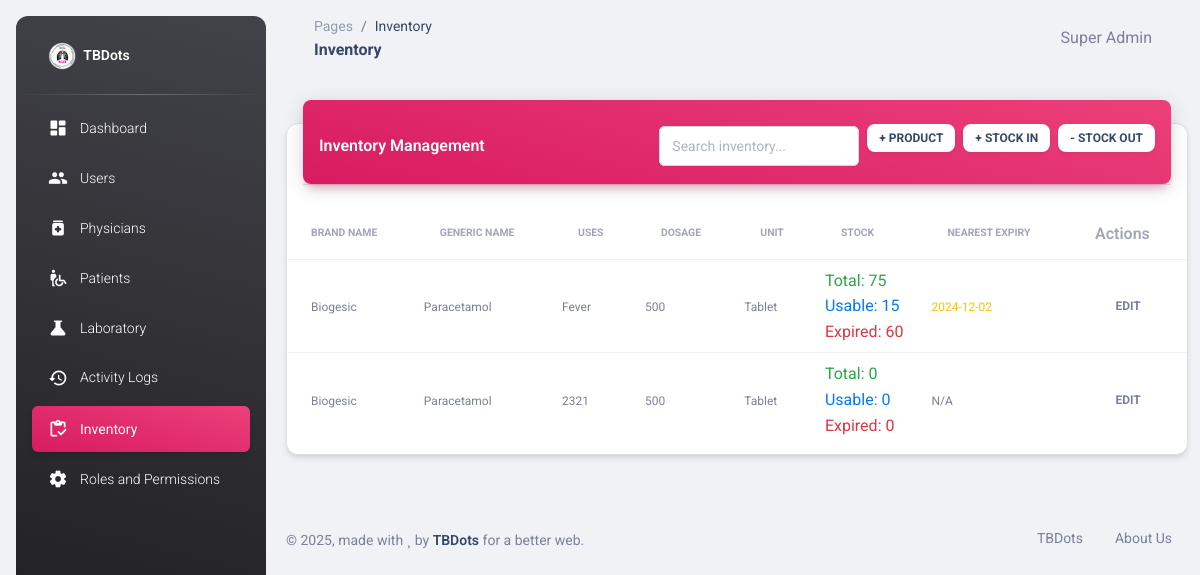
Page /inventory.php (signed in) on the committed database.
### tables this page shows
CREATE TABLE IF NOT EXISTS `products` (
  `id` int NOT NULL AUTO_INCREMENT,
  `brand_name` varchar(255) NOT NULL,
  `generic_name` varchar(255) NOT NULL,
  `uses` text,
  `dosage` varchar(255) DEFAULT NULL,
  `unit_of_measure` varchar(50) NOT NULL,
  `created_at` timestamp NULL DEFAULT CURRENT_TIMESTAMP,
  PRIMARY KEY (`id`)
);

### inventory.php (the view, shortened to what this page needs)
<?php
require_once "connection/db.php";
include_once('head.php');
$sql = "SELECT p.*,
        COALESCE(SUM(i.quantity), 0) as total_stock,
        MIN(i.expiration_date) as nearest_expiry,
        GROUP_CONCAT(
            CONCAT(i.batch_number, ':', i.quantity, ':', i.expiration_date)
            ORDER BY i.expiration_date ASC
            SEPARATOR '|'
        ) as batch_details
        FROM products p
        LEFT JOIN inventory i ON p.id = i.product_id
        GROUP BY p.id";
$products = $conn->query($sql);
?>
<body class="g-sidenav-show bg-gray-200">
    <?php include_once('sidebar.php'); ?>
    <main class="main-content position-relative max-height-vh-100 h-100 border-radius-lg">
        <?php include_once('navbar.php'); ?>
        <div class="container-fluid py-4">
            <div class="row">
                <div class="col-12">
                    <div class="card my-4">
                        <div class="card-header p-0 position-relative mt-n4 mx-3 z-index-2">
                            <div class="bg-gradient-primary shadow-primary border-radius-lg pt-4 pb-3">
                                <div class="d-flex justify-content-between align-items-center px-3">
                                    <h6 class="text-white text-capitalize mb-0">Inventory Management</h6>
                                    <div class="d-flex align-items-center gap-2">
                                        <div class="input-group input-group-outline bg-white rounded">
                                            <input type="text" id="searchInventory" class="form-control" placeholder="Search inventory...">
                                        </div>
                                        <button type="button" class="btn bg-white btn-sm" data-bs-toggle="modal" data-bs-target="#addProductModal">
                                            + Product
                                        </button>
                                        <button type="button" class="btn bg-white btn-sm" data-bs-toggle="modal" data-bs-target="#addInventoryModal">
                                            + Stock In
                                        </button>
                                        <button type="button" class="btn bg-white btn-sm" data-bs-toggle="modal" data-bs-target="#inventoryOutModal">
                                            - Stock Out
                                        </button>
                                    </div>
                                </div>
                            </div>
                        </div>
                        <div class="card-body px-0 pb-2">
                            <div class="table-responsive p-0">
                                <table class="table align-items-center mb-0" id="inventoryTable">
                                    <thead>
                                        <tr>
                                            <th class="text-uppercase text-secondary text-xxs font-weight-bolder opacity-7">Brand Name</th>
                                            <th class="text-uppercase text-secondary text-xxs font-weight-bolder opacity-7">Generic Name</th>
                                            <th class="text-uppercase text-secondary text-xxs font-weight-bolder opacity-7">Uses</th>
                                            <th class="text-uppercase text-secondary text-xxs font-weight-bolder opacity-7">Dosage</th>
                                            <th class="text-uppercase text-secondary text-xxs font-weight-bolder opacity-7">Unit</th>
                                            <th class="text-uppercase text-secondary text-xxs font-weight-bolder opacity-7">Stock</th>
                                            <th class="text-uppercase text-secondary text-xxs font-weight-bolder opacity-7">Nearest Expiry</th>
                                            <th class="text-secondary opacity-7">Actions</th>
                                        </tr>
                                    </thead>
                                    <tbody>
                                        <?php while($row = $products->fetch_assoc()): ?>
                                            <?php
                                            $usable_stock = 0;
                                            $expired_stock = 0;
                                            if ($row['batch_details']) {
                                                $batches = explode('|', $row['batch_details']);
                                                foreach ($batches as $batch) {
                                                    list($batchNumber, $quantity, $expiryDate) = explode(':', $batch);
                                                    if (strtotime($expiryDate) > time()) {
                                                        $usable_stock += $quantity;
                                                    } else {
                                                        $expired_stock += $quantity;
                                                    }
                                                }
                                            }
                                            ?>
                                            <tr onclick="showProductDetails(<?php echo htmlspecialchars(json_encode($row)); ?>)" style="cursor: pointer;">
                                                <td class="ps-4"><span class="text-secondary text-xs"><?php echo htmlspecialchars($row['brand_name']); ?></span></td>
                                                <td><span class="text-secondary text-xs"><?php echo htmlspecialchars($row['generic_name']); ?></span></td>
                                                <td><span class="text-secondary text-xs"><?php echo htmlspecialchars($row['uses']); ?></span></td>
                                                <td><span class="text-secondary text-xs"><?php echo htmlspecialchars($row['dosage']); ?></span></td>
                                                <td><span class="text-secondary text-xs"><?php echo htmlspecialchars($row['unit_of_measure']); ?></span></td>
                                                <td>
                                                    <div class="stock-info">
                                                        <span class="total-stock">Total: <?php echo $row['total_stock']; ?></span><br>
                                                        <span class="usable-stock">Usable: <?php echo $usable_stock; ?></span><br>
                                                        <span class="expired-stock">Expired: <?php echo $expired_stock; ?></span>
                                                    </div>
                                                </td>
                                                <td>
                                                    <span class="text-xs <?php echo ($row['nearest_expiry'] && strtotime($row['nearest_expiry']) < strtotime('+30 days')) ? 'expiry-warning' : ''; ?>">
                                                        <?php echo $row['nearest_expiry'] ? date('Y-m-d', strtotime($row['nearest_expiry'])) : 'N/A'; ?>
                                                    </span>
                                                </td>
                                                <td class="align-middle">
                                                    <button onclick='editProduct(<?php echo json_encode($row); ?>)' class="btn btn-link text-secondary mb-0">
                                                        <i class="fa fa-edit text-xs"></i> Edit
                                                    </button>
                                                </td>
                                            </tr>
                                        <?php endwhile; ?>
                                    </tbody>
                                </table>
                            </div>
                        </div>
                    </div>
                </div>
            </div>
        </div>
        <?php include_once('footer.php'); ?>
    </main>
</body>
</html>

### inventory.php (style rules this page uses)
.expiry-warning { color: #ffc107; }
.form-control { border: 1px solid #ced4da !important; background-color: #fff !important; padding: 0.375rem 0.75rem !important; }
.card { margin-bottom: 1.5rem; border: 1px solid #dee2e6; }
.card-header { background-color: #f8f9fa; padding: 0.75rem 1.25rem; border-bottom: 1px solid #dee2e6; }
.card-body { padding: 1.25rem; }
.btn.btn-sm { padding: 8px 12px !important; font-size: 12px !important; line-height: 1 !important; white-space: nowrap !important; min-width: fit-content !important; }
.btn.bg-white { color: #344767 !important; border: none !important; box-shadow: 0 2px 4px rgba(0,0,0,0.05) !important; }
.input-group-outline { min-width: 200px; max-width: 300px; flex: 1; }
.total-stock { color: #28a745; }
.usable-stock { color: #007bff; }
.expired-stock { color: #dc3545; }

### rows in the picture
products: brand_name "Biogesic", generic_name "Paracetamol", uses "Fever", dosage "500", unit_of_measure "Tablet", total_stock "75", usable_stock "15", expired_stock "60", nearest_expiry "2024-12-02"
products: brand_name "Biogesic", generic_name "Paracetamol", uses "2321", dosage "500", unit_of_measure "Tablet", total_stock "0", usable_stock "0", expired_stock "0", shows "N/A"

### other values in the picture
str_replace('_', ' ', str_replace('.php', '', $page_name)) "Inventory"
$_SESSION['fullname'] "Super Admin"
